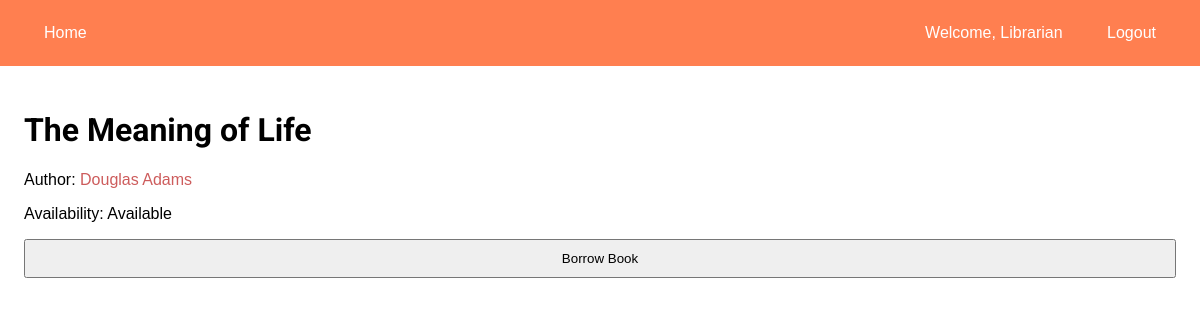
Screenshot of /books/2/ (signed in) with the database file from the repository.
### library/models.py (models this page shows, shortened)
class Book(models.Model):
    title = models.CharField(max_length=100)
    author = models.ForeignKey(Author, null=True, on_delete=models.SET_NULL)
    borrower = models.ForeignKey(User, null=True, on_delete=models.SET_NULL)

class Author(models.Model):
    name = models.CharField(max_length=50)
    def __str__(self):
        return f"{self.name}"

### library/views.py (the view)
# urls.py: path('books/<int:book_id>/', views.show_book, name='book-show'),
@login_required
def show_book(req, book_id):
    try:
        book = get_object_or_404(Book, pk=book_id)
        author = Author.objects.filter(name=book.author).first()
        if req.method == "POST":
            form = BorrowBookForm(req.POST)
            if form.is_valid():
                if book.borrower == req.user:
                    book.borrower = None
                else:
                    book.borrower = req.user
                book.save()
                return redirect("book-show", book_id=book_id)
        else:
            form = BorrowBookForm(initial={"borrower": req.user})
        data = { "book": book, "author": author, "form": form }
        return render(req, 'books/show.html', data)
    except Http404:
        data = { "no_book": True }
        return render(req, 'library/404.html', data)

### library/forms.py
class BorrowBookForm(forms.ModelForm):
    class Meta:
        model = Book
        fields = ['borrower']
        widgets = {'borrower': forms.HiddenInput()}

### library/templates/books/show.html (shortened to what this page needs)
{% extends "library/base.html" %}
{% block content %}
    <h1>{{ book.title }}</h1>
    <p>
        Author: <a href="{% url 'author-show' author_id=author.id %}">
            {{ author.name }}
        </a>
    </p>
    <P>Availability: {{ book.borrower|yesno:"On Loan,Available"}}
    <form method="POST">
        {% if book.borrower == user %}
            <input type="submit" value="Return Book">
        {% elif book.borrower %}
            <input type="submit" value="Borrow Book" disabled>
        {% else %}
            <input type="submit" value="Borrow Book">
        {% endif %}
    </form>
{% endblock content %}

### library/templates/library/base.html (shortened to what this page needs)
{% load static %}
<!DOCTYPE html>
<html lang="en">
    <head>
        <link rel="stylesheet" href="{% static 'css/main.css' %}">
    </head>
    <body>
        <nav>
            <div class="linkset left">
                <a href="{% url 'library-index' %}">Home</a>
            </div>
            <div class="linkset right">
            {% if user.is_authenticated %}
                <span>Welcome, {{user}}</span>
                <a href="{% url 'logout' %}">Logout</a>
            {% else %}
                <a href="{% url 'signup' %}">Sign up</a>
                <a href="{% url 'login' %}">Login</a>
            {% endif %}
        </div>
        </nav>
        <main>
            {% block content %}
            {% endblock content %}
        </main>
    </body>
</html>

### library/static/css/main.css (style rules this page uses)
:root { --primary-font: 'Late', sans-serif; --header-font: 'Roboto', sans-serif; }
* { box-sizing: border-box; }
html, body { margin: 0; }
body { font-family: var(--primary-font); }
h1 { font-family: var(--header-font); }
nav { width: 100vw; padding: 1.5rem; display: flex; justify-content: space-between; background-color: coral; }
.linkset > * { margin: 0 20px; color: white; font-size: 0.8rem; }
.right { text-align: right; }
.left { text-align: left; }
a { cursor: pointer; text-decoration: none; }
main { padding: 1.5rem; }
li a, p a { color: indianred; }
input, button { display: block; padding: 10px 0; font-family: var(--primary-font); width: 100%; text-align: center; cursor: pointer; }
@media only screen and (min-width: 480px) { .linkset > * { font-size: 1rem; } }

### rows the page displays
Book: title "The Meaning of Life", borrower "Available"
Author: name "Douglas Adams"

### other values shown
{{ user }} "Librarian"
